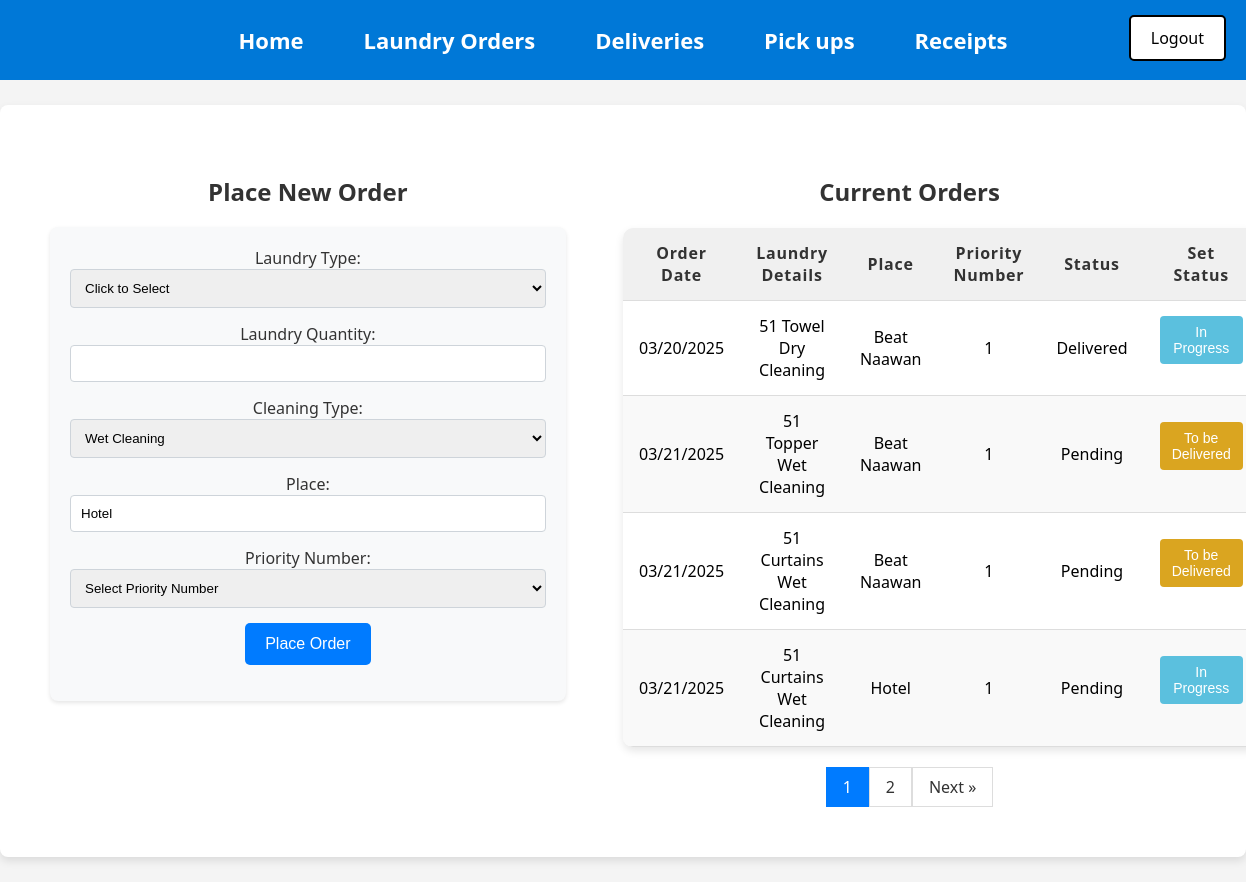
The page /Orders.php (signed in) on the database its author committed.
### tables this page shows
CREATE TABLE `Orders` (
  `Order_ID` int(11) NOT NULL AUTO_INCREMENT,
  `Order_date` date NOT NULL,
  `Laundry_type` varchar(40) NOT NULL,
  `Laundry_quantity` varchar(40) NOT NULL,
  `Cleaning_type` varchar(40) NOT NULL,
  `Place` varchar(40) NOT NULL,
  `Priority_number` varchar(40) NOT NULL,
  `Status` varchar(250) DEFAULT NULL,
  `User_ID` int(11) NOT NULL,
  PRIMARY KEY (`Order_ID`),
  KEY `Users_Orders` (`User_ID`),
  CONSTRAINT `Users_Orders` FOREIGN KEY (`User_ID`) REFERENCES `Users` (`User_ID`)
);

### htdocs/Orders.php (the view, shortened to what this page needs)
<?php
include("db_connect.php");
include("Menu.php");
include("Logout.php");
$results_per_page = 4;
$current_page = isset($_GET['page']) && is_numeric($_GET['page']) ? intval($_GET['page']) : 1;
$start_from = ($current_page - 1) * $results_per_page;
$total_query = "SELECT COUNT(*) AS total FROM Orders WHERE Status IN ('Pending', 'Delivered')";
$total_result = mysqli_query($conn, $total_query);
$total_row = mysqli_fetch_assoc($total_result);
$total_results = $total_row['total'];
$total_pages = ceil($total_results / $results_per_page);
$sql = "SELECT Order_ID, Order_date, Laundry_type, Laundry_quantity, Cleaning_type, Place, Priority_number, Status
        FROM Orders
        WHERE Status IN ('Pending', 'Delivered')
        ORDER BY Priority_number ASC
        LIMIT $start_from, $results_per_page";
$result = mysqli_query($conn, $sql);
?>
<!DOCTYPE html>
<html lang="en">
<head>
</head>
<body>
<div class="container">
    <div class="left-section">
        <h2 class="order-title">Place New Order</h2>
        <div class="form-container">
            <form method="POST" action="">
                <label for="Laundry_Type">Laundry Type:</label>
                <select name="Laundry_Type" id="Laundry_Type" required>
                    <option value="" disabled selected>Click to Select</option>
                </select>
                <label for="Laundry_Quantity">Laundry Quantity:</label>
                <input type="number" name="Laundry_Quantity" id="Laundry_Quantity" required min="1">
                <label for="Cleaning_Type">Cleaning Type:</label>
                <select name="Cleaning_Type" id="Cleaning_Type" required>
                    <option value="Wet Cleaning">Wet Cleaning</option>
                </select>
                <label for="Place">Place:</label>
                <input type="text" name="Place" id="Place" value="Hotel" readonly>
                <label for="Priority">Priority Number:</label>
                <select name="Priority" id="Priority" required>
                    <option value="" disabled selected>Select Priority Number</option>
                </select>
                <div style="text-align: center;">
                    <button type="submit" name="Order">Place Order</button>
                </div>
            </form>
        </div>
    </div>
    <div class="right-section">
        <h2 class="order-title">Current Orders</h2>
        <div class="table-container">
            <table>
                <thead>
                    <tr>
                        <th>Order Date</th>
                        <th>Laundry Details</th>
                        <th>Place</th>
                        <th>Priority Number</th>
                        <th>Status</th>
                        <th>Set Status</th>
                    </tr>
                </thead>
                <tbody>
                    <?php
                    if (!$result) {
                        echo "<tr><td colspan='6'>Error: " . mysqli_error($conn) . "</td></tr>";
                    } else {
                        while ($row = mysqli_fetch_assoc($result)) {
                            echo "<tr>";
                            echo "<td>" . date('m/d/Y', strtotime($row["Order_date"])) . "</td>";
                            echo "<td> " . htmlspecialchars($row["Laundry_quantity"]) . " " . htmlspecialchars($row["Laundry_type"]) . "<br> " . htmlspecialchars($row["Cleaning_type"]) . "</td>";
                            echo "<td>" . htmlspecialchars($row["Place"]) . "</td>";
                            echo "<td>" . htmlspecialchars($row["Priority_number"]) . "</td>";
                            echo "<td>" . htmlspecialchars($row["Status"]) . "</td>";
                            echo "<td>";
                            if ($row['Status'] == 'Pending' && ($row['Place'] != 'Hotel' && $row['Place'] != 'The Hotel')) {
                                echo "<form method='POST'><input type='hidden' name='Order_ID' value='" . htmlspecialchars($row['Order_ID']) . "'><button class='status-btn to-be-delivered' name='status' value='To be Delivered'>To be Delivered</button></form>";
                            } elseif ($row['Status'] == 'Pending' && ($row['Place'] == 'Hotel' || $row['Place'] == 'The Hotel')) {
                                echo "<form method='POST'><input type='hidden' name='Order_ID' value='" . htmlspecialchars($row['Order_ID']) . "'><button class='status-btn in-progress' name='status' value='In Progress'>In Progress</button></form>";
                            } elseif ($row['Status'] == 'Delivered') {
                                echo "<form method='POST'><input type='hidden' name='Order_ID' value='" . htmlspecialchars($row['Order_ID']) . "'><button class='status-btn in-progress' name='status' value='In Progress'>In Progress</button></form>";
                            }
                            echo "</td>";
                            echo "</tr>";
                        }
                    }
                    ?>
                </tbody>
            </table>
            <div class="pagination">
                <?php
                for ($page = 1; $page <= $total_pages; $page++) {
                    echo "<a href='Orders.php?page=$page' class='" . ($page == $current_page ? "active" : "") . "'>$page</a>";
                }
                if ($current_page < $total_pages) {
                    echo "<a href='Orders.php?page=" . ($current_page + 1) . "'>Next &raquo;</a>";
                }
                ?>
            </div>
        </div>
    </div>
</div>
</body>
</html>

### htdocs/Menu.php (style rules this page uses)
body { font-family: 'Segoe UI', Tahoma, Geneva, Verdana, sans-serif; margin: 0; padding: 0; }

### htdocs/Orders.php (style rules this page uses)
body { font-family: 'Segoe UI', Tahoma, Geneva, Verdana, sans-serif; background-color: #f4f4f4; margin: 0; padding: 0; color: #333; }
.order-title { text-align: center; font-size: 24px; font-weight: bold; margin-bottom: 19px; }
.container { display: flex; justify-content: space-between; align-items: flex-start; padding: 50px; background-color: #fff; border-radius: 8px; box-shadow: 0 4px 8px rgba(0, 0, 0, 0.1); margin: 25px auto; max-width: 92%; }
.left-section { width: 45%; text-align: center; }
.right-section { width: 50%; }
.form-container { background-color: #f8f9fa; padding: 20px; margin-top: 10px; border-radius: 8px; box-shadow: 0 2px 4px rgba(0, 0, 0, 0.1); display: flex; flex-direction: column; align-items: center; }
input[type="text"], input[type="number"], select { width: 100%; padding: 10px; margin-bottom: 15px; border: 1px solid #ced4da; border-radius: 4px; box-sizing: border-box; }
button { background-color: #007bff; color: white; padding: 12px 20px; border: none; border-radius: 5px; cursor: pointer; font-size: 16px; transition: background-color 0.3s ease; }
.table-container { width: 100%; }
table { width: 100%; margin-top: 20px; border-collapse: collapse; box-shadow: 0 4px 8px rgba(0, 0, 0, 0.1); background-color: #fff; border-radius: 10px; overflow: hidden; }
th, td { padding: 14px 16px; text-align: center; border-bottom: 1px solid #ddd; color: black; }
th { background-color: #f0f0f0; color: #333; font-weight: bold; letter-spacing: 0.8px; }
tr:nth-child(even) { background-color: #f9f9f9; }
.status-btn { padding: 8px 12px; border: none; border-radius: 4px; cursor: pointer; font-size: 14px; color: white; }
.to-be-delivered { background-color: #DAA520; }
.in-progress { background-color: #5bc0de; }
.pagination { text-align: center; margin-top: 20px; }
.pagination a { display: inline-block; padding: 8px 16px; text-decoration: none; border: 1px solid #ddd; color: #333; }
.pagination a.active { background-color: #007bff; color: white; border: 1px solid #007bff; }

### rows shown on the page
orders: Order_date "03/20/2025", Laundry_quantity "51", Laundry_type "Towel", Cleaning_type "Dry Cleaning", Place "Beat Naawan", Priority_number "1", Status "Delivered"
orders: Order_date "03/21/2025", Laundry_quantity "51", Laundry_type "Topper", Cleaning_type "Wet Cleaning", Place "Beat Naawan", Priority_number "1", Status "Pending"
orders: Order_date "03/21/2025", Laundry_quantity "51", Laundry_type "Curtains", Cleaning_type "Wet Cleaning", Place "Beat Naawan", Priority_number "1", Status "Pending"
orders: Order_date "03/21/2025", Laundry_quantity "51", Laundry_type "Curtains", Cleaning_type "Wet Cleaning", Place "Hotel", Priority_number "1", Status "Pending"
